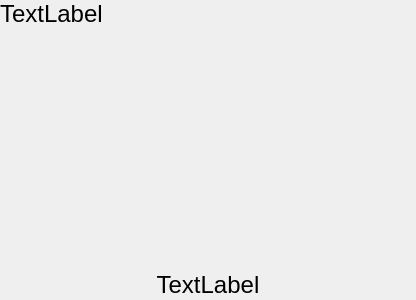
<?xml version="1.0" encoding="UTF-8"?>
<ui version="4.0">
 <class>SinglePage</class>
 <widget class="QFrame" name="SinglePage">
  <property name="geometry">
   <rect>
    <x>0</x>
    <y>0</y>
    <width>416</width>
    <height>300</height>
   </rect>
  </property>
  <property name="windowTitle">
   <string>Frame</string>
  </property>
  <property name="lineWidth">
   <number>0</number>
  </property>
  <layout class="QGridLayout" name="gridLayout">
   <property name="leftMargin">
    <number>0</number>
   </property>
   <property name="topMargin">
    <number>0</number>
   </property>
   <property name="rightMargin">
    <number>0</number>
   </property>
   <property name="bottomMargin">
    <number>0</number>
   </property>
   <property name="spacing">
    <number>0</number>
   </property>
   <item row="0" column="0">
    <widget class="QLabel" name="content">
     <property name="font">
      <font>
       <pointsize>18</pointsize>
      </font>
     </property>
     <property name="lineWidth">
      <number>0</number>
     </property>
     <property name="text">
      <string>TextLabel</string>
     </property>
     <property name="scaledContents">
      <bool>true</bool>
     </property>
     <property name="alignment">
      <set>Qt::AlignLeading|Qt::AlignLeft|Qt::AlignTop</set>
     </property>
     <property name="wordWrap">
      <bool>true</bool>
     </property>
     <property name="indent">
      <number>0</number>
     </property>
    </widget>
   </item>
   <item row="1" column="0">
    <widget class="QLabel" name="pageNumber">
     <property name="maximumSize">
      <size>
       <width>16777215</width>
       <height>30</height>
      </size>
     </property>
     <property name="font">
      <font>
       <pointsize>18</pointsize>
      </font>
     </property>
     <property name="lineWidth">
      <number>0</number>
     </property>
     <property name="text">
      <string>TextLabel</string>
     </property>
     <property name="textFormat">
      <enum>Qt::AutoText</enum>
     </property>
     <property name="alignment">
      <set>Qt::AlignCenter</set>
     </property>
    </widget>
   </item>
  </layout>
 </widget>
 <resources/>
 <connections/>
</ui>
